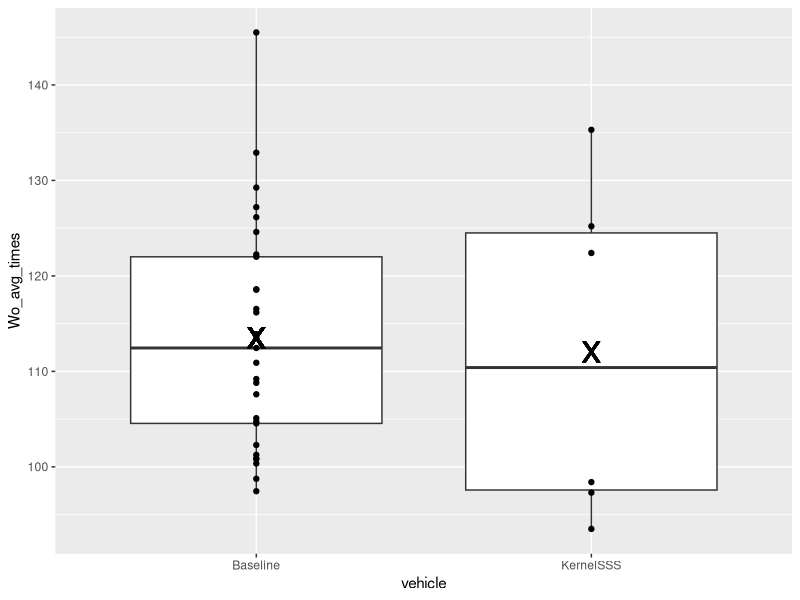

This chart was generated by the following R code:
## ---- chunk 1
knitr::opts_chunk$set(echo = FALSE)

data = read.csv("DataTable.csv")
library(ggplot2)
library(dplyr)
library(tidyr)
library(knitr)

## ---- chunk 2
kernel_gen = data %>%
  filter(eval_name=="KernelGen")%>%
  select(kernel_mode, map_name, SSS_avg_times)%>%
  pivot_wider(names_from = kernel_mode, values_from = SSS_avg_times)
  
kable(kernel_gen)
## ---- chunk 3
kernel_gen = data %>%
  filter(eval_name=="Comparision"&vehicle=='Baseline')%>%
  select(agent_name, crashes,  Wo_avg_times, Wo_success_rate) %>%
   arrange(desc(agent_name))


kable(kernel_gen)

kernel_gen = data %>%
  filter(eval_name=="Comparision"&vehicle=='KernelSSS')%>%
  select(agent_name, SSS_avg_times, SSS_success_rate, Wo_avg_times, Wo_success_rate)%>%
   arrange(desc(agent_name))

kable(kernel_gen)
## ---- chunk 4
# repeatability = data %>%
#    filter(eval_name=="Comparision") %>%
#    select(SSS_avg_times, vehicle)%>%
#    # group_by(vehicle)%>%
#    ggplot(aes(x=vehicle, y=SSS_avg_times, group=vehicle))+
#    geom_boxplot()+
#    geom_point()

repeatability = data %>%
   filter(eval_name=="Comparision"&Wo_avg_times>1) %>%
   select(Wo_avg_times, vehicle)%>%
   group_by(vehicle)%>%
   mutate(mean_time=mean(Wo_avg_times))%>%
   ggplot(aes(x=vehicle, y=Wo_avg_times, group=vehicle))+
   geom_boxplot()+
   geom_point()+
   geom_point(aes(y=mean_time), shape='x', size=10)
repeatability
## ---- chunk 5
reward = data %>%
  filter(eval_name=="RewardSignals") %>%
  select(agent_name, r1, r2, rk, constant_reward, mag_reward, SSS_avg_times, SSS_success_rate, Wo_avg_times, Wo_success_rate)


kable(reward)
